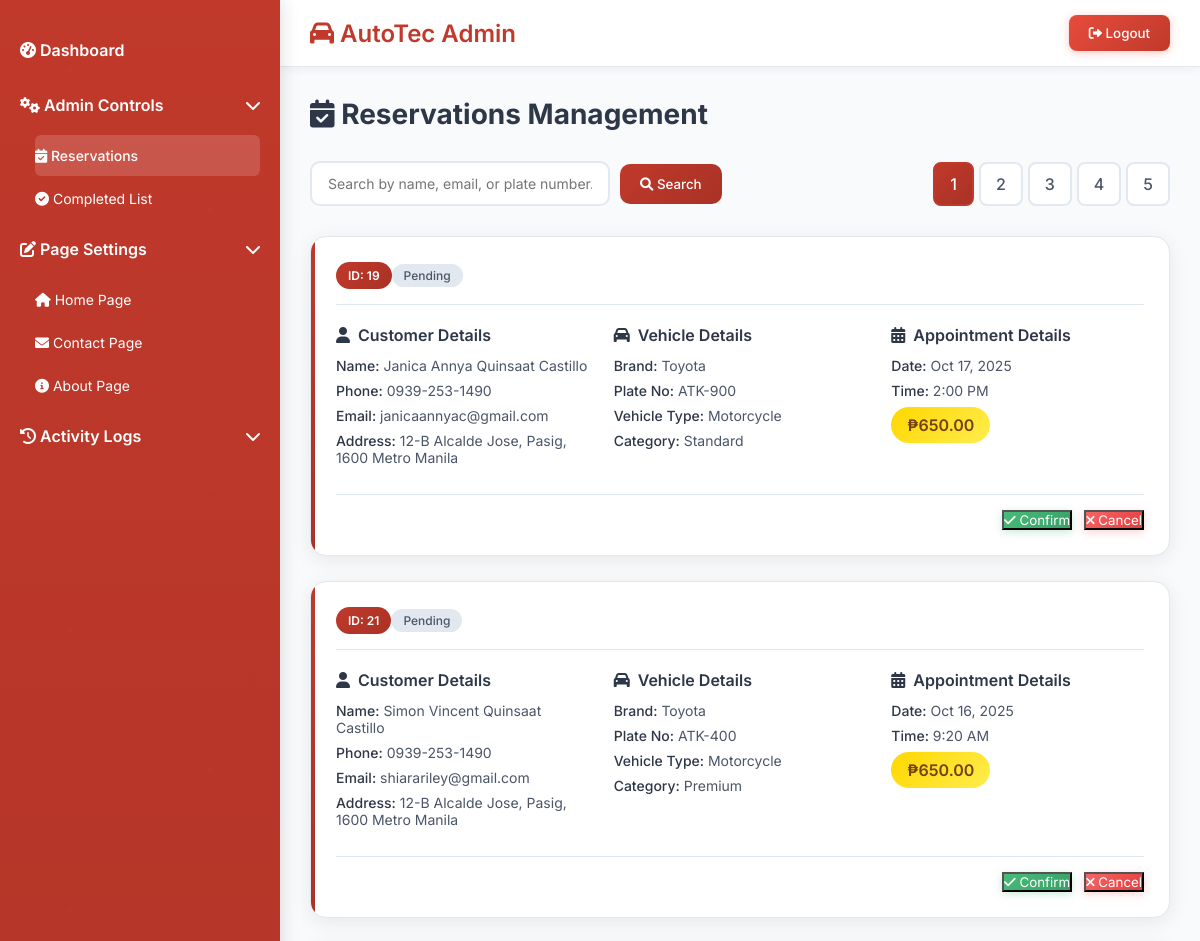
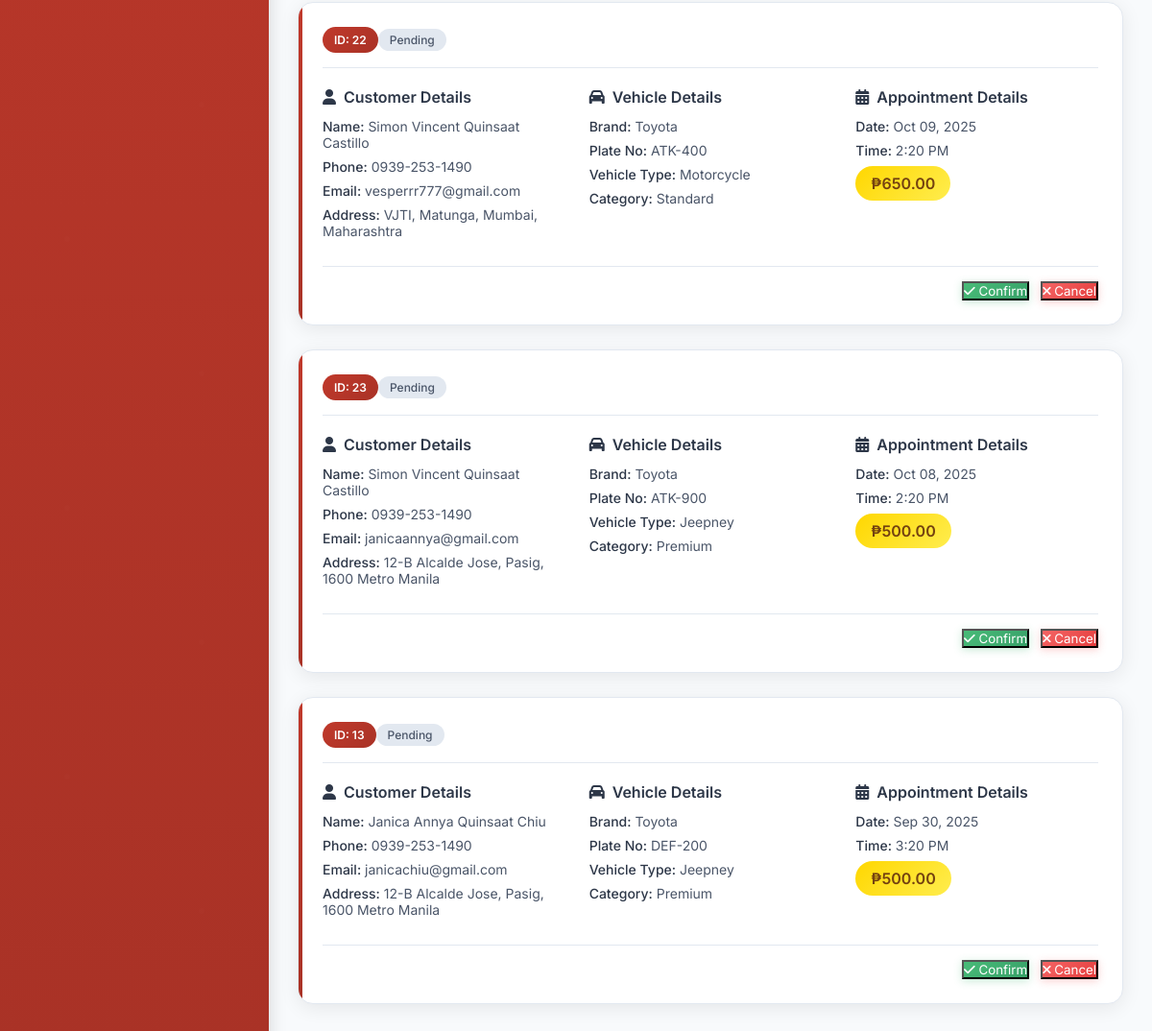
The page /AdminSide/reservations.php on the database its author committed (2 pictures, top to bottom).
### tables this page shows
CREATE TABLE `reservations` (
  `ReservationID` int(11) NOT NULL,
  `UserID` int(11) DEFAULT NULL,
  `PlateNo` varchar(20) NOT NULL,
  `Brand` varchar(100) NOT NULL,
  `TypeID` int(11) DEFAULT NULL,
  `CategoryID` int(11) DEFAULT NULL,
  `Fname` varchar(100) NOT NULL,
  `Lname` varchar(100) NOT NULL,
  `Mname` varchar(100) DEFAULT NULL,
  `PhoneNum` varchar(20) NOT NULL,
  `Email` varchar(100) NOT NULL,
  `Date` date NOT NULL,
  `Time` time NOT NULL,
  `Address` text NOT NULL,
  `BranchName` varchar(150) DEFAULT NULL
);

CREATE TABLE `vehicle_types` (
  `VehicleTypeID` int(11) NOT NULL,
  `Name` varchar(100) NOT NULL,
  `Price` decimal(10,2) NOT NULL
);

### AdminSide/reservations.php (the view, shortened to what this page needs)
<?php
  $servername = "localhost";
    $username = "root";
    $password = "";
    $dbname = "autotec";
try {
    $pdo = new PDO("mysql:host=$servername;dbname=$dbname", $username, $password);
    $pdo->setAttribute(PDO::ATTR_ERRMODE, PDO::ERRMODE_EXCEPTION);
} catch(PDOException $e) {
    die("Connection failed: " . $e->getMessage());
}
$page = isset($_GET['page']) ? (int)$_GET['page'] : 1;
$records_per_page = 5;
$offset = ($page - 1) * $records_per_page;
$search = isset($_GET['search']) ? $_GET['search'] : '';
$search_condition = '';
$params = [];
$count_sql = "SELECT COUNT(*) as total FROM reservations $search_condition";
$count_stmt = $pdo->prepare($count_sql);
$count_stmt->execute($params);
$total_records = $count_stmt->fetch(PDO::FETCH_ASSOC)['total'];
$total_pages = ceil($total_records / $records_per_page);
$sql = "SELECT r.*, vt.Name as VehicleTypeName, vt.Price as VehiclePrice
        FROM reservations r
        LEFT JOIN vehicle_types vt ON r.TypeID = vt.VehicleTypeID
        $search_condition
        ORDER BY r.Date DESC, r.Time DESC
        LIMIT $records_per_page OFFSET $offset";
$stmt = $pdo->prepare($sql);
$stmt->execute($params);
$reservations = $stmt->fetchAll(PDO::FETCH_ASSOC);
$categories = [
    1 => 'Basic',
    2 => 'Standard',
    3 => 'Premium'
];
?>
<!DOCTYPE html>
<html lang="en">
<head>
    <link href="https://cdnjs.cloudflare.com/ajax/libs/font-awesome/6.0.0/css/all.min.css" rel="stylesheet"/>
</head>
<body>
    <div class="sidebar">
        <div class="section">
            <div class="section-title">
                <a href="admindash.php" style="color: white; text-decoration: none;">
                    <i class="fas fa-tachometer-alt"></i> Dashboard
                </a>
            </div>
        </div>
        <div class="section">
            <div class="section-title" onclick="toggleMenu('admin-controls')">
                <span><i class="fas fa-cogs"></i> Admin Controls</span>
                <i class="fas fa-chevron-down"></i>
            </div>
            <ul class="submenu show" id="admin-controls">
                <li class="active"><a href="reservations.php"><i class="fas fa-calendar-check"></i> Reservations</a></li>
                <li><a href="completed-list.php"><i class="fas fa-check-circle"></i> Completed List</a></li>
            </ul>
        </div>
        <div class="section">
            <div class="section-title" onclick="toggleMenu('page-settings')">
                <span><i class="fas fa-edit"></i> Page Settings</span>
                <i class="fas fa-chevron-down"></i>
            </div>
            <ul class="submenu show" id="page-settings">
                <li><a href="homepage-edit.php"><i class="fas fa-home"></i> Home Page</a></li>
                <li><a href="contact-edit.php"><i class="fas fa-envelope"></i> Contact Page</a></li>
                <li><a href="about-edit.php"><i class="fas fa-info-circle"></i> About Page</a></li>
            </ul>
        </div>
        <div class="section">
            <div class="section-title" onclick="toggleMenu('activity-logs')">
                <span><i class="fas fa-history"></i> Activity Logs</span>
                <i class="fas fa-chevron-down"></i>
            </div>
        </div>
    </div>
    <div class="main">
        <div class="topbar">
            <div class="logo">
                <i class="fas fa-car"></i> AutoTec Admin
            </div>
            <button class="logout-btn">
                <i class="fas fa-sign-out-alt"></i> Logout
            </button>
        </div>
        <div class="content">
            <h2><i class="fas fa-calendar-check"></i> Reservations Management</h2>
            <div class="search-pagination">
                <form method="GET" class="search-box">
                    <input type="text" name="search" placeholder="Search by name, email, or plate number..." value="<?php echo htmlspecialchars($search); ?>">
                    <button type="submit" class="search-btn">
                        <i class="fas fa-search"></i> Search
                    </button>
                </form>
                <div class="pagination">
                    <?php for ($i = 1; $i <= $total_pages; $i++): ?>
                        <?php if ($i == $page): ?>
                            <span class="current"><?php echo $i; ?></span>
                        <?php else: ?>
                            <a href="?page=<?php echo $i; ?><?php echo !empty($search) ? '&search=' . urlencode($search) : ''; ?>"><?php echo $i; ?></a>
                        <?php endif; ?>
                    <?php endfor; ?>
                </div>
            </div>
            <?php if (empty($reservations)): ?>
                <div class="no-reservations">
                    <i class="fas fa-calendar-times"></i>
                    <h3>No reservations found</h3>
                    <p>There are currently no reservations matching your criteria.</p>
                </div>
            <?php else: ?>
                <?php foreach ($reservations as $reservation): ?>
                    <div class="reservation-card">
                        <div class="card-header">
                            <div class="reservation-id">ID: <?php echo $reservation['ReservationID']; ?></div>
                            <div class="status-badge">Pending</div>
                        </div>
                        <div class="card-content">
                            <div class="info-section">
                                <h4><i class="fas fa-user"></i> Customer Details</h4>
                                <p><strong>Name:</strong> <?php echo htmlspecialchars($reservation['Fname'] . ' ' . $reservation['Mname'] . ' ' . $reservation['Lname']); ?></p>
                                <p><strong>Phone:</strong> <?php echo htmlspecialchars($reservation['PhoneNum']); ?></p>
                                <p><strong>Email:</strong> <?php echo htmlspecialchars($reservation['Email']); ?></p>
                                <p><strong>Address:</strong> <?php echo htmlspecialchars($reservation['Address']); ?></p>
                            </div>
                            <div class="info-section">
                                <h4><i class="fas fa-car"></i> Vehicle Details</h4>
                                <p><strong>Brand:</strong> <?php echo htmlspecialchars($reservation['Brand']); ?></p>
                                <p><strong>Plate No:</strong> <?php echo htmlspecialchars($reservation['PlateNo']); ?></p>
                                <p><strong>Vehicle Type:</strong> <?php echo htmlspecialchars($reservation['VehicleTypeName'] ?? 'Unknown'); ?></p>
                                <p><strong>Category:</strong> <?php echo htmlspecialchars($categories[$reservation['CategoryID']] ?? 'Unknown'); ?></p>
                            </div>
                            <div class="info-section">
                                <h4><i class="fas fa-calendar-alt"></i> Appointment Details</h4>
                                <p><strong>Date:</strong> <?php echo date('M d, Y', strtotime($reservation['Date'])); ?></p>
                                <p><strong>Time:</strong> <?php echo date('g:i A', strtotime($reservation['Time'])); ?></p>
                                <div class="price-tag">
                                    ₱<?php echo number_format($reservation['VehiclePrice'] ?? 0, 2); ?>
                                </div>
                            </div>
                        </div>
                        <div class="buttons">
                            <button class="confirm-btn" onclick="confirmReservation(<?php echo $reservation['ReservationID']; ?>)">
                                <i class="fas fa-check"></i> Confirm
                            </button>
                            <button class="cancel-btn" onclick="cancelReservation(<?php echo $reservation['ReservationID']; ?>)">
                                <i class="fas fa-times"></i> Cancel
                            </button>
                        </div>
                    </div>
                <?php endforeach; ?>
            <?php endif; ?>
        </div>
    </div>
</body>
</html>

### rows shown on the page
reservations: ReservationID "19", Fname+Mname+Lname "Janica Annya Quinsaat Castillo", PhoneNum "0939-253-1490", Email "janicaannyac@gmail.com", Address "12-B Alcalde Jose, Pasig, 1600 Metro Manila", Brand "Toyota", PlateNo "ATK-900", TypeID.Name "Motorcycle", CategoryID "Standard", Date "Oct 17, 2025", Time "2:00 PM", TypeID.Price "650.00"
reservations: ReservationID "21", Fname+Mname+Lname "Simon Vincent Quinsaat Castillo", PhoneNum "0939-253-1490", Email "shiarariley@gmail.com", Address "12-B Alcalde Jose, Pasig, 1600 Metro Manila", Brand "Toyota", PlateNo "ATK-400", TypeID.Name "Motorcycle", CategoryID "Premium", Date "Oct 16, 2025", Time "9:20 AM", TypeID.Price "650.00"
reservations: ReservationID "22", Fname+Mname+Lname "Simon Vincent Quinsaat Castillo", PhoneNum "0939-253-1490", Email "vesperrr777@gmail.com", Address "VJTI, Matunga, Mumbai, Maharashtra", Brand "Toyota", PlateNo "ATK-400", TypeID.Name "Motorcycle", CategoryID "Standard", Date "Oct 09, 2025", Time "2:20 PM", TypeID.Price "650.00"
reservations: ReservationID "23", Fname+Mname+Lname "Simon Vincent Quinsaat Castillo", PhoneNum "0939-253-1490", Email "janicaannya@gmail.com", Address "12-B Alcalde Jose, Pasig, 1600 Metro Manila", Brand "Toyota", PlateNo "ATK-900", TypeID.Name "Jeepney", CategoryID "Premium", Date "Oct 08, 2025", Time "2:20 PM", TypeID.Price "500.00"
reservations: ReservationID "13", Fname+Mname+Lname "Janica Annya Quinsaat Chiu", PhoneNum "0939-253-1490", Email "janicachiu@gmail.com", Address "12-B Alcalde Jose, Pasig, 1600 Metro Manila", Brand "Toyota", PlateNo "DEF-200", TypeID.Name "Jeepney", CategoryID "Premium", Date "Sep 30, 2025", Time "3:20 PM", TypeID.Price "500.00"
